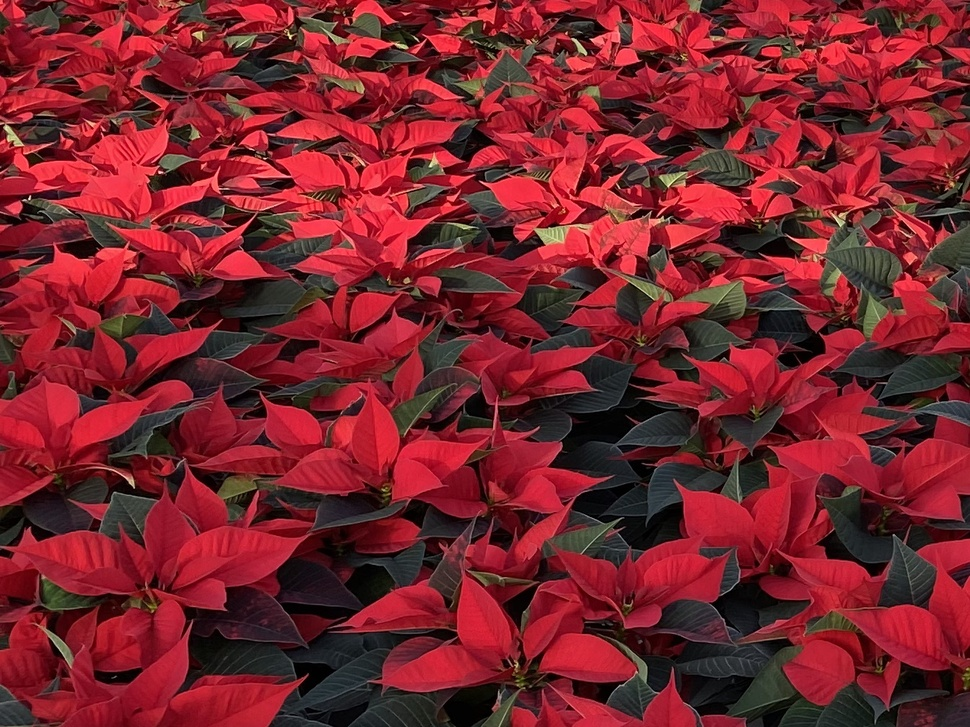
#> input picture images/IMG204.jpg, 970 x 727 px, shrunk from 1344 x 1008 before the run, given as the content of the folder images/IMG204.jpg, which was not available
$ python find_colours.py images/IMG204.jpg
#> lines starting #> are read from the running program, lines starting #| are printed output that depends on the picture; after the words box and inside, x2 and y2 are one past the last pixel; in counts of white or black regions, pixels touching at a corner belong together; long printed decimals are rounded; pictures that were not available may be replaced by others from this repository, and a replacement may not be noted
# Template to grade the submission for colour counting.
# Fill out the blank area below "output_csv" function.
# Graders will simply run this file expecting the participants to call their
# relevant python module from the "output_csv" function below. Therefore,
# your submitted zip file must include this template as well.
# Specifically, the graders will simply run the following command for evaluation:
# "$ python find_colours.py Evaluation_Img_Dir" and will expect "colour_results.csv"
# to be produced as output.
#
# PLEASE DO NOT change the file name of this template or anything else than the blank
# you fill out.

from __future__ import division
from skimage import io
import numpy as np
import cv2
from sklearn.cluster import KMeans
from skimage.io import imread, imsave,imshow
from matplotlib.image import imread
from matplotlib import pyplot as plt
import csv
import glob
import os
import sys

def output_csv(img_paths, csv_path):

    #declare variables
#> called with csv_path = 'colour_results.csv'
    count_red = 0
    count_green = 0
    count_i = 0
    n_colors = 2
    kernel = np.ones((5,5),np.uint8)
    result = []


    #process all images
    for img in img_paths:
        count_i = count_i + 1
        n = cv2.imread(img)
#> n is the input picture: shape (727, 970, 3); mean B, G, R 43.2, 35.6, 120.2
        print(count_i)

        sample_img = cv2.imread(img)
        cv_image1 = cv2.imread(img,1)
        cv_image2 = cv2.imread(img,1)

        sample_img = cv2.cvtColor(sample_img, cv2.COLOR_BGR2RGB)
        cv_image1 = cv2.cvtColor(cv_image1, cv2.COLOR_BGR2RGB)
        cv_image2 = cv2.cvtColor(cv_image2, cv2.COLOR_BGR2RGB)

        #store image name
        image_name = img

        #K Means Clustering to Classify Colours
        w,h,_ = sample_img.shape
#> w = 727; h = 970
        sample_img = sample_img.reshape(w*h,3)

        kmeans = KMeans(n_clusters=n_colors, random_state=0).fit(sample_img)

        # find out which cluster each pixel belongs to.
        labels = kmeans.predict(sample_img)

        # the cluster centroids is our color palette
        identified_palette = np.array(kmeans.cluster_centers_).astype(int)
#> identified_palette = [[60, 26, 27], [177, 44, 58]]

        # recolor the entire image
        recolored_img = np.copy(sample_img)
        for index in range(len(recolored_img)):
            recolored_img[index] = identified_palette[labels[index]]

        # reshape for display
        recolored_img = recolored_img.reshape(w,h,3)
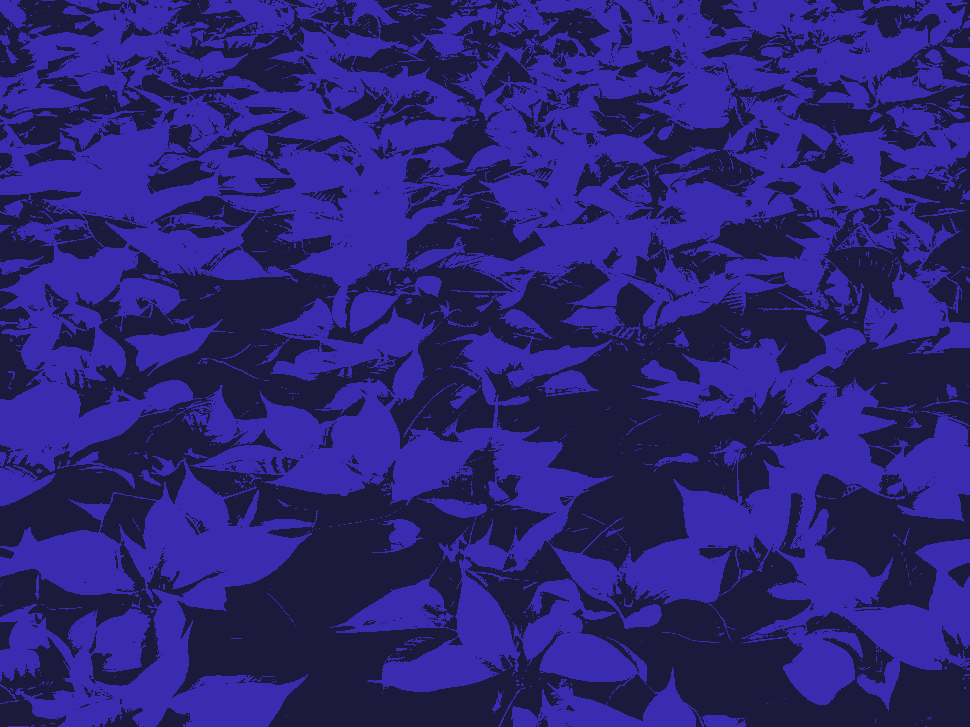
#> recolored_img: shape (727, 970, 3); mean of channels 0, 1, 2 119.7, 35.2, 42.8; drawn as B, G, R

        #red mask
        low_red = np.array([100,0,0])
        high_red = np.array([255,70,70])
        red_mask = cv2.inRange(recolored_img, low_red, high_red)
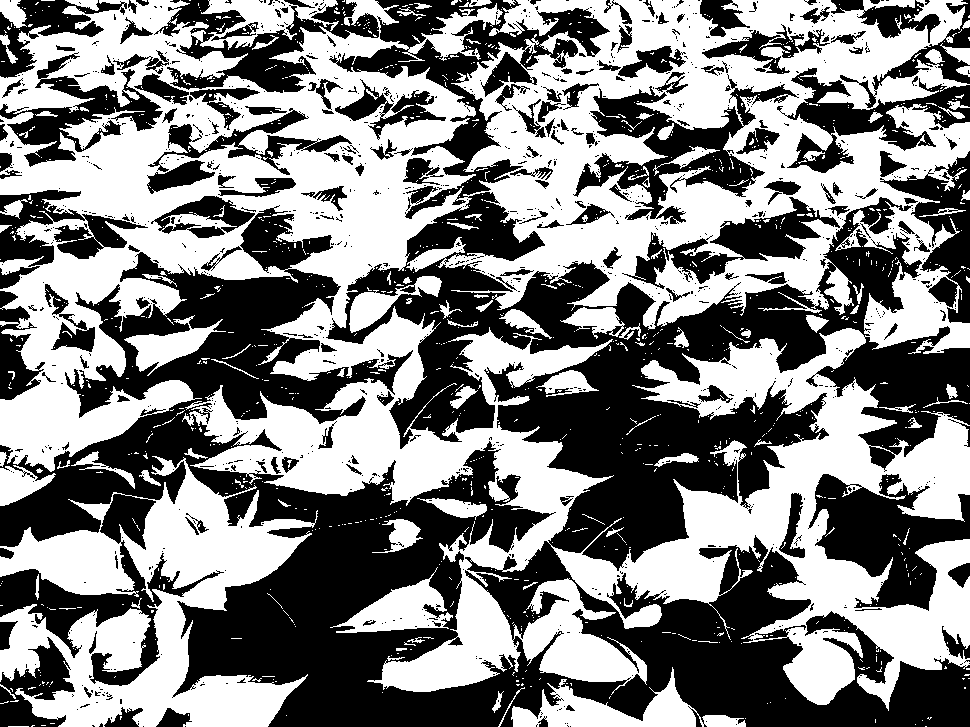
#> red_mask: shape (727, 970); 51% white; 1067 black regions (891 under 20 px), largest, box (x1, y1, x2, y2) and area: (0, 0, 970, 727) 240598, (808, 474, 970, 611) 11189, (573, 74, 799, 224) 9922

        #green mask
        low_green = np.array([0,0,0])
        high_green = np.array([90,90,90])
        green_mask = cv2.inRange(recolored_img, low_green, high_green)

        #Process Images with Red and Green Masks
        cv_image1[red_mask>0]=(255,0,0)
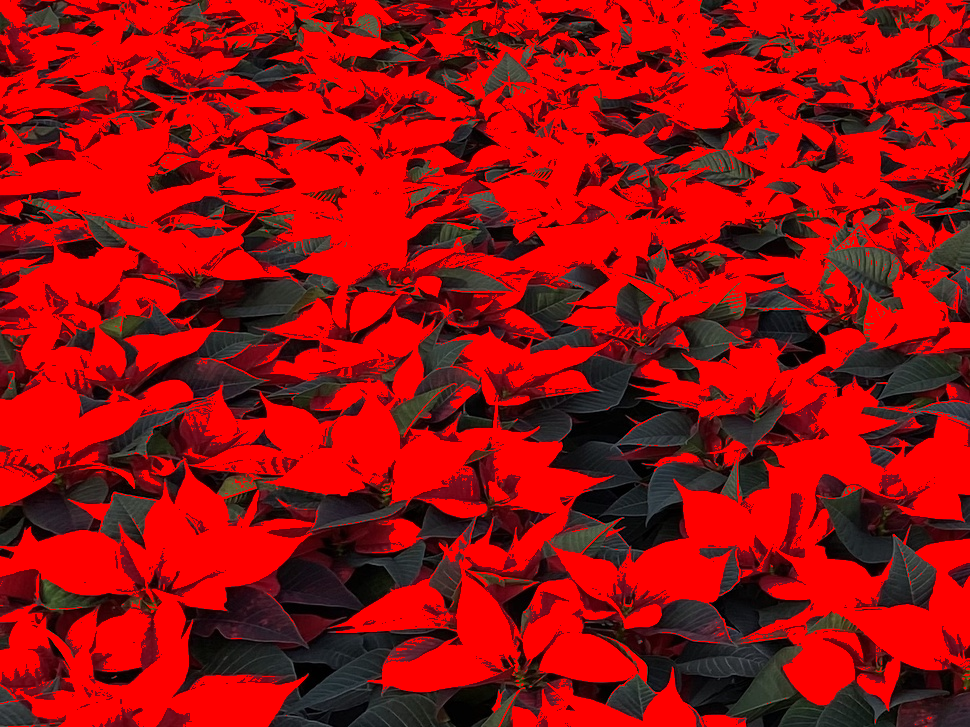
#> cv_image1: shape (727, 970, 3); mean R, G, B 159.9, 12.9, 13.4
        cv_image2[green_mask>0]=(0,255,0)
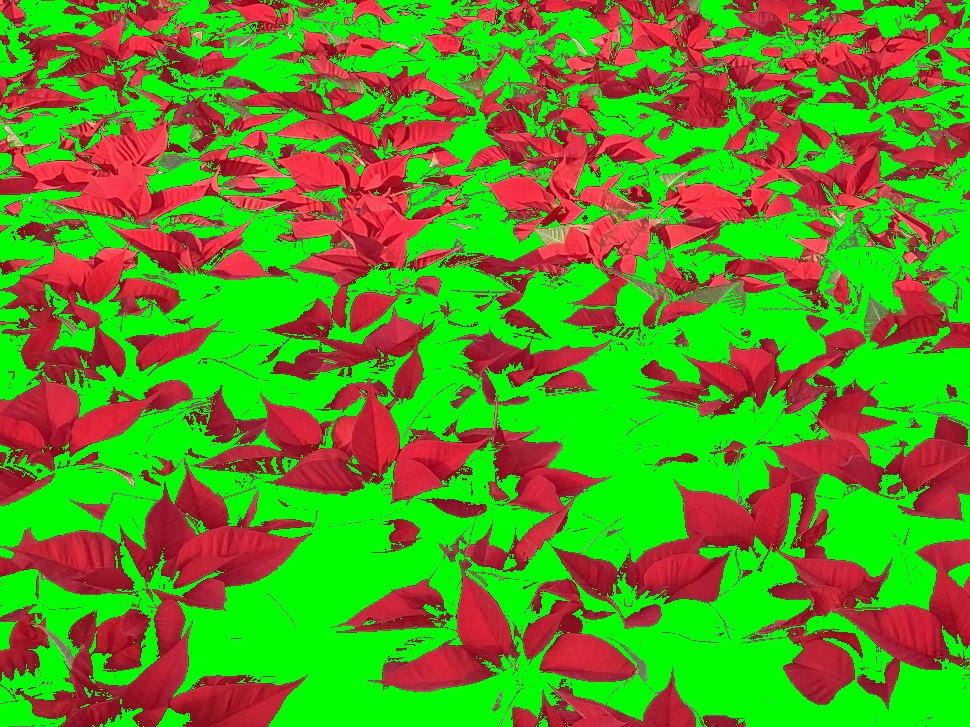
#> cv_image2: shape (727, 970, 3); mean R, G, B 90.4, 147.7, 29.8

        #Red and Green Highlighted in the Original Image
        imsave('red_sample.jpg',cv_image1)
        imsave('green_sample.jpg',cv_image2)
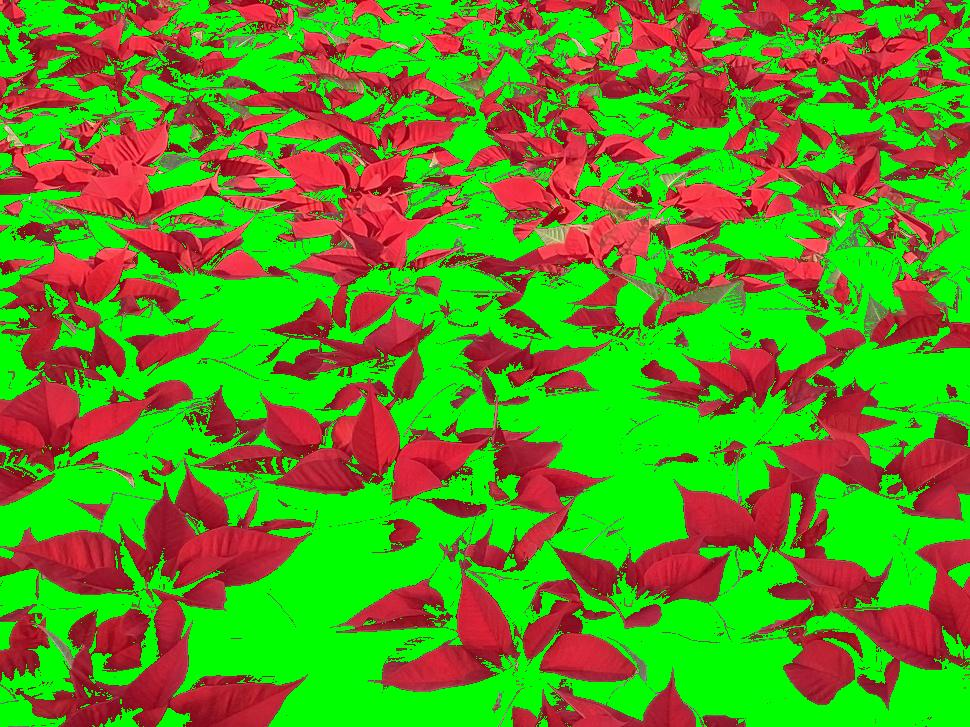
#> saved as green_sample.jpg: shape (727, 970, 3); mean R, G, B 91.4, 147.2, 31.8

        #Count the Number Red and Green of Pixels
        (row, col,depth) = cv_image1.shape
#> row = 727; col = 970; depth = 3

        for r in xrange(row):
            for c in xrange(col):
                if red_mask[r][c] > 0:
                    count_red = count_red+1
                if green_mask[r][c] > 0:
                    count_green = count_green+1
#> after the loop, count_green = 345535; count_red = 359655


        #Total Number of Pixels
        total_pixel = row * col
#> total_pixel = 705190

        #Percentage of Red Pixels in the Image
        pct_red = count_red/total_pixel
#> pct_red = 0.51

        #Percentage of Green Pixels in the Image
        pct_green = count_green/total_pixel
#> pct_green = 0.49

        #Red Pixels to Green Pixels ratio 9Number of Red Pixels/Number of Green Pixels
        if pct_green !=0:
            rg_ratio = float(pct_red/pct_green)
#> rg_ratio = 1.04
        else:
            rg_ratio = 'indeterminable'

        #Append the Results to a list
        result.append([image_name,total_pixel,count_red,count_green,'',pct_red,pct_green,rg_ratio])
        print(result)
#| [['_only/IMG204.jpg', 705190, 359655, 345535, '', 0.51, 0.49, 1.041]]

        #Write into a csv file
        with open(csv_path,'w') as out:
            csv_out=csv.writer(out)
            csv_out.writerow(['image_name','total_pixels','red_pixels','green_pixels','','pct_red','pct_green','rg_ratio'])
            for row in result:
                csv_out.writerow(row)

        #Reset Red and Green Pixel Counters
        count_red = 0
        count_green = 0


def main(in_dir):
    #in_dir = EvaluationImg_Dir
    print(in_dir)
    print('sea-of-plants/images/'.format(in_dir))
    img_paths = glob.glob(os.path.join(in_dir, '*.jpg'))
    img_paths.sort()
    print('sea-of-plants/images/'.format(len(img_paths)))

    output_csv(img_paths, 'colour_results.csv')
    print('Done')


if __name__ == "__main__":
    main(sys.argv[1])
